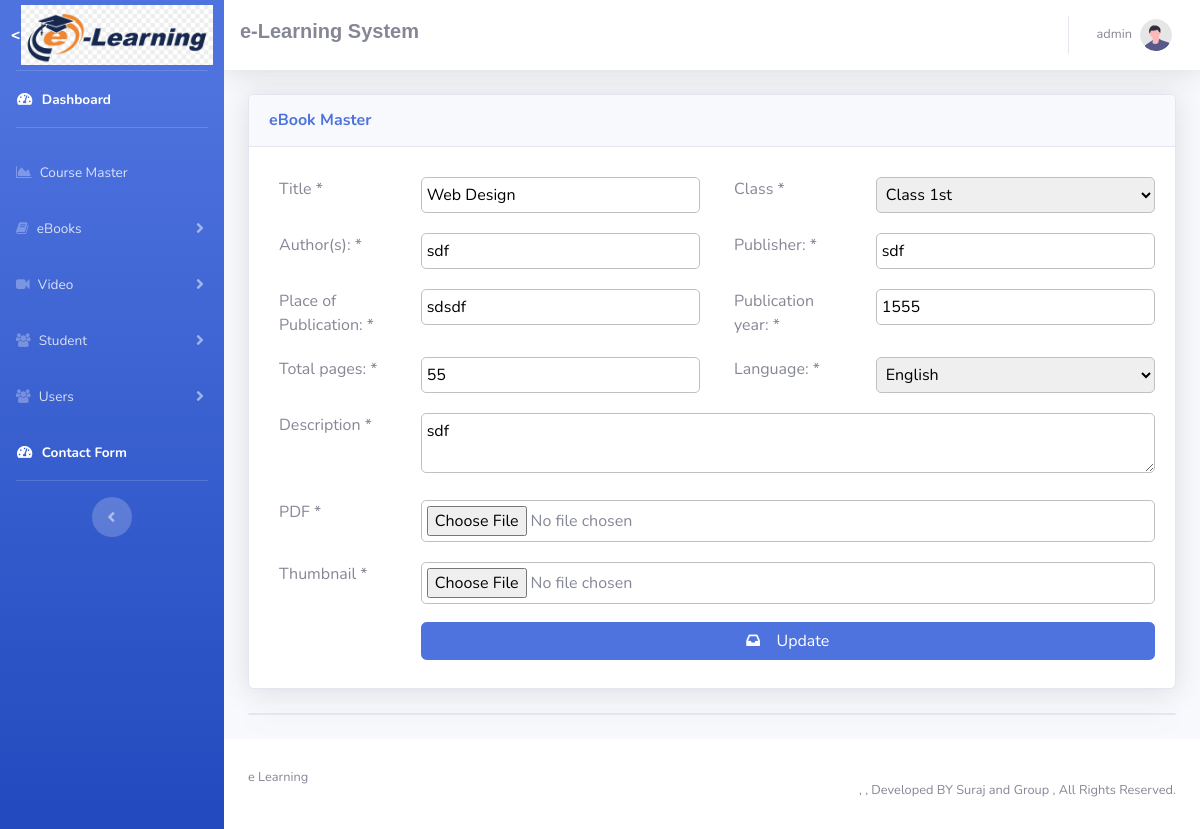
Page /admin/assignment-master.php?type=edit&&id=14 (signed in) on the committed database.
### tables this page shows
CREATE TABLE `item` (
  `sno` int(11) NOT NULL,
  `category` varchar(50) NOT NULL DEFAULT '',
  `type` varchar(100) NOT NULL,
  `iname` text NOT NULL,
  `price` text NOT NULL,
  `photo` text NOT NULL,
  `thumb` text NOT NULL,
  `author` text NOT NULL,
  `publisher` text NOT NULL,
  `place` varchar(100) NOT NULL,
  `year` varchar(100) NOT NULL,
  `totalpages` varchar(100) NOT NULL,
  `language` varchar(100) NOT NULL,
  `company` varchar(50) NOT NULL
);

CREATE TABLE `zapp_setting` (
  `web_name` varchar(100) NOT NULL,
  `app_name` varchar(100) NOT NULL,
  `copyright_details` varchar(100) NOT NULL,
  `status` varchar(100) NOT NULL
);

### admin/common/header.php (called while the page is built, shortened)
<?php
include_once('config/database.php');
$websetting = $conn->query('SELECT * FROM zapp_setting')->fetch_assoc();
?>

### admin/assignment-master.php (the view, shortened to what this page needs)
<?php
include("config/database.php");
$company = '';
if($_SESSION["Company"])
    $company = $_SESSION["Company"];
$category = '';
$iname = '';
$price = '';
$author='';
$publisher='';
$place='';
$year='';
$totalpages='';
$language='';
if(isset($_GET['type']))
{
    if($_GET['type'] == 'edit')
    {
        $i_sql_edit = "SELECT * FROM item where company = '".$company."' and sno = '".$_GET['id']."' ";
        $i_result_edit = $conn->query($i_sql_edit);
        while($row = $i_result_edit->fetch_assoc()) {
            $category = $row["category"];
            $iname = $row["iname"];
            $price = $row["price"];
            $photo = $row["photo"];
            $author=$row["author"];
            $publisher=$row["publisher"];
            $place=$row["place"];
            $year=$row["year"];
            $totalpages=$row["totalpages"];
            $language=$row["language"];
        }
    }
}
?>
<!DOCTYPE html>
<html lang="en">
<head>
    <link href="vendor/fontawesome-free/css/all.min.css" rel="stylesheet" type="text/css">
    <link rel="stylesheet" href="https://cdnjs.cloudflare.com/ajax/libs/font-awesome/4.7.0/css/font-awesome.min.css">
    <link href="css/sb-admin-2.min.css" rel="stylesheet">
    <?php include('common/header.php'); ?>
</head>
<body id="page-top">
    <div id="wrapper">
        <?php include('common/sidebar.php'); ?>
        <div id="content-wrapper" class="d-flex flex-column">
            <div id="content">
                    <?php include("common/menu.php"); ?>
                <div class="container-fluid">
                    <div class="row">
<form action="" method="POST" style="width:100%" enctype="multipart/form-data">
                        <div class="col-xl-12 col-lg-12">
                            <div class="card shadow mb-4">
                                <div
                                    class="card-header py-3 d-flex flex-row align-items-center justify-content-between">
                                    <h6 class="m-0 font-weight-bold text-primary">eBook Master</h6>
                                </div>
                                <div class="card-body">
                                    <div class="row">
                                        <div class="col-xl-12 col-lg-12">
                                            <div class="row">
                                                <div class="col-xl-2 col-lg-2">
                                                    <label for="usr" class="input-lead">Title *</label>
                                                </div>
                                                <div class="col-xl-4 col-lg-4">
                                                     <input list="iname" class="input-box" name="iname" id="iname" value="<?php echo $iname; ?>" required>
                                                </div>
                                                <div class="col-xl-2 col-lg-2">
                                                    <label for="usr" class="input-lead">Class *</label>
                                                </div>
                                                <div class="col-xl-4 col-lg-4">
                                                    <select name="category" class="input-box" value="<?php echo $category; ?>" required>
                                                        <?php
                                                         if($category)
                                                          {
                                                              echo '<option value="'.$category.'">'.$category.'</option>';
                                                          }
                                                          ?>
                                                    </select>
                                                </div>
                                                <div class="col-xl-2 col-lg-2">
                                                    <label for="usr" class="input-lead">Author(s): *</label>
                                                </div>
                                                <div class="col-xl-4 col-lg-4">
                                                     <input list="iname" class="input-box" name="author" id="author" value="<?php echo $author; ?>" required>
                                                </div>
                                                <div class="col-xl-2 col-lg-2">
                                                    <label for="usr" class="input-lead">Publisher: *</label>
                                                </div>
                                                <div class="col-xl-4 col-lg-4">
                                                     <input list="iname" class="input-box" name="publisher" id="publisher" value="<?php echo $publisher; ?>" required>
                                                </div>
                                                <div class="col-xl-2 col-lg-2">
                                                    <label for="usr" class="input-lead">Place of Publication: *</label>
                                                </div>
                                                <div class="col-xl-4 col-lg-4">
                                                     <input list="iname" class="input-box" name="place" id="place" value="<?php echo $place; ?>" required>
                                                </div>
                                                <div class="col-xl-2 col-lg-2">
                                                    <label for="usr" class="input-lead">Publication year: *</label>
                                                </div>
                                                <div class="col-xl-4 col-lg-4">
                                                     <input list="iname" class="input-box" name="year" id="year" value="<?php echo $year; ?>" required>
                                                </div>
                                                <div class="col-xl-2 col-lg-2">
                                                    <label for="usr" class="input-lead">Total pages: *</label>
                                                </div>
                                                <div class="col-xl-4 col-lg-4">
                                                     <input list="iname" class="input-box" name="totalpages" id="totalpages" value="<?php echo $totalpages; ?>" required>
                                                </div>
                                                <div class="col-xl-2 col-lg-2">
                                                    <label for="usr" class="input-lead">Language: *</label>
                                                </div>
                                                <div class="col-xl-4 col-lg-4">
                                                     <select name="language" class="input-box" value="<?php echo $language; ?>" required>
                                                         <option value="English">English</option>
                                                    </select>
                                                </div>
                                                <div class="col-xl-2 col-lg-2">
                                                    <label for="usr" class="input-lead">Description *</label>
                                                </div>
                                                <div class="col-xl-10 col-lg-10">
                                                    <textarea class="input-box" name="price" id="ename" required><?php echo $price; ?></textarea>
                                                </div>
                                                <div class="col-xl-2 col-lg-2">
                                                    <label for="usr" class="input-lead">PDF *</label>
                                                </div>
                                                <div class="col-xl-10 col-lg-10">
                                                    <input type="file" class="input-box" name="photo" id="ename" value="<?php echo $photo; ?>" <?php if(!$iname) { echo 'required'; } ?>>
                                                </div>
                                                <div class="col-xl-2 col-lg-2">
                                                    <label for="usr" class="input-lead">Thumbnail *</label>
                                                </div>
                                                <div class="col-xl-10 col-lg-10">
                                                    <input type="file" class="input-box" name="photo1" id="ename" value="<?php echo $photo1; ?>" <?php if(!$iname) { echo 'required'; } ?>>
                                                </div>
                                            </div>
                                        </div>
                                        <div class="col-xl-12 col-lg-12">
                                            <div class="row" style="padding: 8px 0px">
                                                <div class="col-xl-2 col-lg-2">
                                                </div>
                                                <div class="col-xl-10 col-lg-10">
                                                    <?php
                                                    if(!$iname)
                                                    {
                                                        ?>
                                                        <button type="submit" style="width:100%" name="submit" class="btn btn-primary"><i class="fa fa-inbox"></i> &nbsp;&nbsp;&nbsp;Save</button>
                                                        <?php
                                                    } else{
                                                        ?>
                                                        <button type="submit" style="width:100%" name="update" class="btn btn-primary"><i class="fa fa-inbox"></i> &nbsp;&nbsp;&nbsp;Update</button>
                                                        <?php
                                                    }
                                                    ?>
                                                </div>
                                            </div>
                                        </div>
                                    </div>
                                </div>
                            </div>
                            <div class="card shadow mb-4">
                                    </div>
                        </div>
                        </form>
                    </div>
                </div>
            </div>
            <?php
            include("common/footer.php")
            ?>
        </div>
    </div>
</body>
</html>

### admin/common/footer.php
<footer class="sticky-footer bg-white">
                <div class="container text-left my-auto">
                    <div class="copyright my-auto">
                        <span><?php echo $websetting['web_name']; ?></span>
                    </div>
                </div>
                <div class="container text-right my-auto">
                    <div class="copyright my-auto">
                    </a>,&nbsp, Developed BY Suraj and Group , All Rights Reserved.</span>
                    </div>
                </div>
            </footer>

### admin/assignment-master.php (style rules this page uses)
.input-box { margin: 10px 0px; padding: 5px; width: 100%; border:1px solid silver; border-radius: 5px; }
.input-lead { margin: 10px; }

### rows in the picture
item: iname "Web Design", category "Class 1st", author "sdf", publisher "sdf", place "sdsdf", year "1555", totalpages "55", language "English", price "sdf"
zapp_setting: web_name "e Learning"

### other values in the picture
$_SESSION["Username"] "admin"
